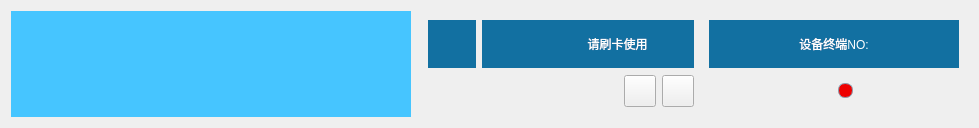
      <widget class="QFrame" name="frame">
       <property name="frameShape">
        <enum>QFrame::NoFrame</enum>
       </property>
       <property name="frameShadow">
        <enum>QFrame::Raised</enum>
       </property>
       <layout class="QHBoxLayout" name="horizontalLayout_7" stretch="0,0,1">
        <item>
         <widget class="QLabel" name="msk1">
          <property name="minimumSize">
           <size>
            <width>400</width>
            <height>0</height>
           </size>
          </property>
          <property name="styleSheet">
           <string notr="true">background-color: rgb(70, 197, 255);</string>
          </property>
          <property name="text">
           <string/>
          </property>
         </widget>
        </item>
        <item>
         <spacer name="horizontalSpacer">
          <property name="orientation">
           <enum>Qt::Horizontal</enum>
          </property>
          <property name="sizeType">
           <enum>QSizePolicy::Expanding</enum>
          </property>
          <property name="sizeHint" stdset="0">
           <size>
            <width>1</width>
            <height>1</height>
           </size>
          </property>
         </spacer>
        </item>
        <item>
         <widget class="QFrame" name="horizontalFrame">
          <property name="minimumSize">
           <size>
            <width>550</width>
            <height>0</height>
           </size>
          </property>
          <property name="maximumSize">
           <size>
            <width>500</width>
            <height>16777215</height>
           </size>
          </property>
          <layout class="QHBoxLayout" name="horizontalLayout" stretch="4,4,6">
           <property name="leftMargin">
            <number>10</number>
           </property>
           <item>
            <layout class="QVBoxLayout" name="verticalLayout_3">
             <item>
              <widget class="QPushButton" name="volCtrl">
               <property name="sizePolicy">
                <sizepolicy hsizetype="Fixed" vsizetype="Fixed">
                 <horstretch>0</horstretch>
                 <verstretch>0</verstretch>
                </sizepolicy>
               </property>
               <property name="minimumSize">
                <size>
                 <width>48</width>
                 <height>48</height>
                </size>
               </property>
               <property name="focusPolicy">
                <enum>Qt::NoFocus</enum>
               </property>
               <property name="styleSheet">
                <string notr="true">image: url(:/image/image/volume.png);
background-color:#1270a1;
border:0px solid #1270a1;</string>
               </property>
               <property name="text">
                <string/>
               </property>
              </widget>
             </item>
             <item>
              <spacer name="verticalSpacer_2">
               <property name="orientation">
                <enum>Qt::Vertical</enum>
               </property>
               <property name="sizeHint" stdset="0">
                <size>
                 <width>20</width>
                 <height>40</height>
                </size>
               </property>
              </spacer>
             </item>
            </layout>
           </item>
           <item>
            <layout class="QVBoxLayout" name="verticalLayout_10">
             <item>
              <widget class="QFrame" name="frame_5">
               <property name="sizePolicy">
                <sizepolicy hsizetype="Maximum" vsizetype="Maximum">
                 <horstretch>0</horstretch>
                 <verstretch>0</verstretch>
                </sizepolicy>
               </property>
               <property name="minimumSize">
                <size>
                 <width>212</width>
                 <height>48</height>
                </size>
               </property>
               <property name="styleSheet">
                <string notr="true">background-color: rgb(18, 112, 161);</string>
               </property>
               <property name="frameShape">
                <enum>QFrame::NoFrame</enum>
               </property>
               <property name="frameShadow">
                <enum>QFrame::Raised</enum>
               </property>
               <widget class="QLabel" name="label_3">
                <property name="geometry">
                 <rect>
                  <x>18</x>
                  <y>9</y>
                  <width>30</width>
                  <height>30</height>
                 </rect>
                </property>
                <property name="styleSheet">
                 <string notr="true">border-image: url(:/image/image/icon_user.png);</string>
                </property>
                <property name="text">
                 <string/>
                </property>
               </widget>
               <widget class="QLabel" name="userInfo">
                <property name="geometry">
                 <rect>
                  <x>60</x>
                  <y>0</y>
                  <width>151</width>
                  <height>48</height>
                 </rect>
                </property>
                <property name="styleSheet">
                 <string notr="true">font: 75 20px &quot;微软雅黑&quot;;
color: rgb(255, 255, 255);</string>
                </property>
                <property name="text">
                 <string>请刷卡使用</string>
                </property>
                <property name="alignment">
                 <set>Qt::AlignCenter</set>
                </property>
               </widget>
              </widget>
             </item>
             <item>
              <widget class="QFrame" name="frame_9">
               <property name="frameShape">
                <enum>QFrame::NoFrame</enum>
               </property>
               <property name="frameShadow">
                <enum>QFrame::Raised</enum>
               </property>
               <layout class="QHBoxLayout" name="horizontalLayout_5">
                <property name="leftMargin">
                 <number>0</number>
                </property>
                <property name="topMargin">
                 <number>0</number>
                </property>
                <property name="rightMargin">
                 <number>0</number>
                </property>
                <property name="bottomMargin">
                 <number>0</number>
                </property>
                <item>
                 <spacer name="horizontalSpacer_4">
                  <property name="orientation">
                   <enum>Qt::Horizontal</enum>
                  </property>
                  <property name="sizeHint" stdset="0">
                   <size>
                    <width>133</width>
                    <height>20</height>
                   </size>
                  </property>
                 </spacer>
                </item>
                <item>
                 <widget class="QPushButton" name="devReader">
                  <property name="sizePolicy">
                   <sizepolicy hsizetype="Minimum" vsizetype="Minimum">
                    <horstretch>0</horstretch>
                    <verstretch>0</verstretch>
                   </sizepolicy>
                  </property>
                  <property name="minimumSize">
                   <size>
                    <width>32</width>
                    <height>32</height>
                   </size>
                  </property>
                  <property name="maximumSize">
                   <size>
                    <width>32</width>
                    <height>32</height>
                   </size>
                  </property>
                  <property name="focusPolicy">
                   <enum>Qt::NoFocus</enum>
                  </property>
                  <property name="styleSheet">
                   <string notr="true">border-image: url(:/image/image/rfid.png);</string>
                  </property>
                  <property name="text">
                   <string/>
                  </property>
                 </widget>
                </item>
                <item>
                 <widget class="QPushButton" name="devScan">
                  <property name="sizePolicy">
                   <sizepolicy hsizetype="Minimum" vsizetype="Fixed">
                    <horstretch>32</horstretch>
                    <verstretch>32</verstretch>
                   </sizepolicy>
                  </property>
                  <property name="minimumSize">
                   <size>
                    <width>32</width>
                    <height>32</height>
                   </size>
                  </property>
                  <property name="maximumSize">
                   <size>
                    <width>32</width>
                    <height>32</height>
                   </size>
                  </property>
                  <property name="focusPolicy">
                   <enum>Qt::NoFocus</enum>
                  </property>
                  <property name="styleSheet">
                   <string notr="true">border-image: url(:/image/image/scanner.png);</string>
                  </property>
                  <property name="text">
                   <string/>
                  </property>
                 </widget>
                </item>
               </layout>
              </widget>
             </item>
            </layout>
           </item>
           <item>
            <layout class="QVBoxLayout" name="verticalLayout_9" stretch="0,0">
             <property name="leftMargin">
              <number>0</number>
             </property>
             <item>
              <widget class="QFrame" name="frame_4">
               <property name="sizePolicy">
                <sizepolicy hsizetype="Preferred" vsizetype="Preferred">
                 <horstretch>0</horstretch>
                 <verstretch>0</verstretch>
                </sizepolicy>
               </property>
               <property name="minimumSize">
                <size>
                 <width>0</width>
                 <height>0</height>
                </size>
               </property>
               <property name="frameShape">
                <enum>QFrame::NoFrame</enum>
               </property>
               <property name="frameShadow">
                <enum>QFrame::Raised</enum>
               </property>
               <layout class="QHBoxLayout" name="horizontalLayout_6">
                <property name="spacing">
                 <number>0</number>
                </property>
                <property name="leftMargin">
                 <number>0</number>
                </property>
                <property name="topMargin">
                 <number>0</number>
                </property>
                <property name="rightMargin">
                 <number>0</number>
                </property>
                <property name="bottomMargin">
                 <number>0</number>
                </property>
                <item>
                 <spacer name="horizontalSpacer_5">
                  <property name="orientation">
                   <enum>Qt::Horizontal</enum>
                  </property>
                  <property name="sizeHint" stdset="0">
                   <size>
                    <width>40</width>
                    <height>20</height>
                   </size>
                  </property>
                 </spacer>
                </item>
                <item>
                 <widget class="QLabel" name="cabId">
                  <property name="sizePolicy">
                   <sizepolicy hsizetype="Maximum" vsizetype="Maximum">
                    <horstretch>0</horstretch>
                    <verstretch>0</verstretch>
                   </sizepolicy>
                  </property>
                  <property name="minimumSize">
                   <size>
                    <width>250</width>
                    <height>48</height>
                   </size>
                  </property>
                  <property name="maximumSize">
                   <size>
                    <width>250</width>
                    <height>48</height>
                   </size>
                  </property>
                  <property name="styleSheet">
                   <string notr="true">background-color: rgb(18, 112, 161);
font: 75 20px &quot;微软雅黑&quot;;
color: rgb(255, 255, 255);</string>
                  </property>
                  <property name="text">
                   <string>设备终端NO:</string>
                  </property>
                  <property name="alignment">
                   <set>Qt::AlignCenter</set>
                  </property>
                 </widget>
                </item>
               </layout>
              </widget>
             </item>
             <item>
              <widget class="QFrame" name="frame_8">
               <property name="frameShape">
                <enum>QFrame::NoFrame</enum>
               </property>
               <property name="frameShadow">
                <enum>QFrame::Raised</enum>
               </property>
               <layout class="QHBoxLayout" name="horizontalLayout_3" stretch="0,0,9">
                <property name="leftMargin">
                 <number>0</number>
                </property>
                <property name="topMargin">
                 <number>0</number>
                </property>
                <property name="rightMargin">
                 <number>0</number>
                </property>
                <property name="bottomMargin">
                 <number>0</number>
                </property>
                <item>
                 <spacer name="horizontalSpacer_2">
                  <property name="orientation">
                   <enum>Qt::Horizontal</enum>
                  </property>
                  <property name="sizeHint" stdset="0">
                   <size>
                    <width>10</width>
                    <height>20</height>
                   </size>
                  </property>
                 </spacer>
                </item>
                <item>
                 <widget class="QPushButton" name="netState">
                  <property name="enabled">
                   <bool>false</bool>
                  </property>
                  <property name="sizePolicy">
                   <sizepolicy hsizetype="Maximum" vsizetype="Maximum">
                    <horstretch>0</horstretch>
                    <verstretch>0</verstretch>
                   </sizepolicy>
                  </property>
                  <property name="maximumSize">
                   <size>
                    <width>15</width>
                    <height>15</height>
                   </size>
                  </property>
                  <property name="styleSheet">
                   <string notr="true">#netState::checked{
border:1px solid rgb(140, 158, 175);
border-radius:7px;
background-color: rgb(147, 224, 0);
}
#netState::!checked{
border:1px solid rgb(140, 158, 175);
border-radius:7px;
background-color: rgb(238, 0, 0);
}</string>
                  </property>
                  <property name="text">
                   <string/>
                  </property>
                  <property name="checkable">
                   <bool>true</bool>
                  </property>
                  <property name="checked">
                   <bool>false</bool>
                  </property>
                  <property name="autoRepeat">
                   <bool>false</bool>
                  </property>
                  <property name="autoExclusive">
                   <bool>false</bool>
                  </property>
                 </widget>
                </item>
                <item>
                 <widget class="QLabel" name="time">
                  <property name="sizePolicy">
                   <sizepolicy hsizetype="Maximum" vsizetype="Maximum">
                    <horstretch>0</horstretch>
                    <verstretch>0</verstretch>
                   </sizepolicy>
                  </property>
                  <property name="minimumSize">
                   <size>
                    <width>100</width>
                    <height>33</height>
                   </size>
                  </property>
                  <property name="styleSheet">
                   <string notr="true">font: 75 24px &quot;微软雅黑&quot;;
color: rgb(255, 255, 255);
</string>
                  </property>
                  <property name="text">
                   <string/>
                  </property>
                  <property name="scaledContents">
                   <bool>true</bool>
                  </property>
                  <property name="alignment">
                   <set>Qt::AlignRight|Qt::AlignTrailing|Qt::AlignVCenter</set>
                  </property>
                 </widget>
                </item>
               </layout>
              </widget>
             </item>
            </layout>
           </item>
          </layout>
         </widget>
        </item>
       </layout>
      </widget>
